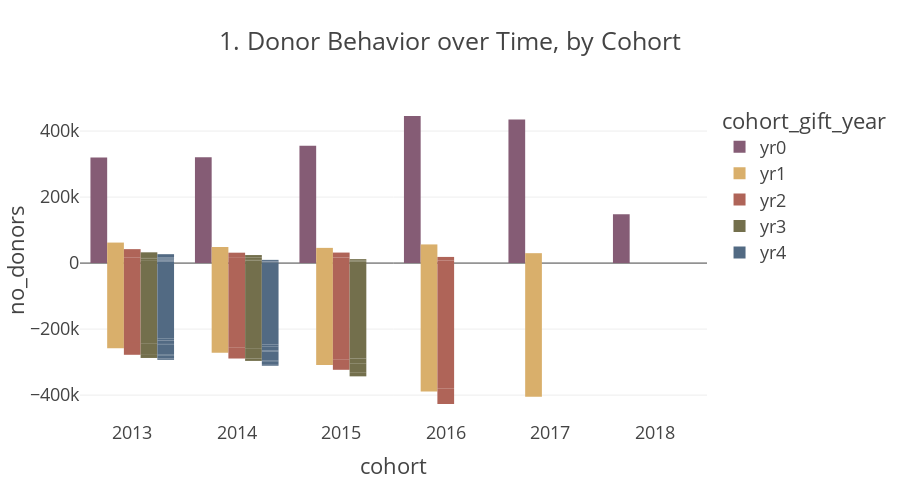

Here is the notebook cell this chart was saved with:
### Code cell
pio.templates.default = "presentation"

fig = px.bar(df5, x="cohort", y='no_donors', color='cohort_gift_year', barmode='group',
            title="1. Donor Behavior over Time, by Cohort",
             color_discrete_sequence=px.colors.qualitative.Antique, 
           # hover_data=['cohort', 'no_donors', 'count_yr2'],
            # labels={'cohort':'class'}, 
             height=500)
fig.show()

### Figure 1 — Plotly figure (JSON) as saved in the notebook; plotly's stock layout.template omitted (floating-point values rounded to 4 significant figures)
{"data": [{"alignmentgroup": "True", "hovertemplate": "cohort_gift_year=yr0<br>cohort=%{x}<br>no_donors=%{y}<extra></extra>", "legendgroup": "yr0", "marker": {"color": "rgb(133, 92, 117)"}, "name": "yr0", "offsetgroup": "yr0", "orientation": "v", "showlegend": true, "textposition": "auto", "type": "bar", "x": ["2013", "2014", "2015", "2016", "2017", "2018"], "xaxis": "x", "y": [320069, 320673, 355137, 445598, 434991, 147945], "yaxis": "y"}, {"alignmentgroup": "True", "hovertemplate": "cohort_gift_year=yr1<br>cohort=%{x}<br>no_donors=%{y}<extra></extra>", "legendgroup": "yr1", "marker": {"color": "rgb(217, 175, 107)"}, "name": "yr1", "offsetgroup": "yr1", "orientation": "v", "showlegend": true, "textposition": "auto", "type": "bar", "x": ["2013", "2013", "2014", "2014", "2015", "2015", "2016", "2016", "2017", "2017"], "xaxis": "x", "y": [-257939, 62130, -272006, 48667, -309059, 46078, -389060, 56538, -405001, 29990], "yaxis": "y"}, {"alignmentgroup": "True", "hovertemplate": "cohort_gift_year=yr2<br>cohort=%{x}<br>no_donors=%{y}<extra></extra>", "legendgroup": "yr2", "marker": {"color": "rgb(175, 100, 88)"}, "name": "yr2", "offsetgroup": "yr2", "orientation": "v", "showlegend": true, "textposition": "auto", "type": "bar", "x": ["2013", "2013", "2013", "2013", "2014", "2014", "2014", "2014", "2015", "2015", "2015", "2015", "2016", "2016", "2016", "2016"], "xaxis": "x", "y": [-241786, 16153, -36050, 26080, -256220, 15786, -32928, 15739, -292539, 16520, -30755, 15323, -380722, 8338, -46203, 10335], "yaxis": "y"}, {"alignmentgroup": "True", "hovertemplate": "cohort_gift_year=yr3<br>cohort=%{x}<br>no_donors=%{y}<extra></extra>", "legendgroup": "yr3", "marker": {"color": "rgb(115, 111, 76)"}, "name": "yr3", "offsetgroup": "yr3", "orientation": "v", "showlegend": true, "textposition": "auto", "type": "bar", "x": ["2013", "2013", "2013", "2013", "2013", "2013", "2013", "2013", "2014", "2014", "2014", "2014", "2014", "2014", "2014", "2014", "2015", "2015", "2015", "2015", "2015", "2015", "2015", "2015"], "xaxis": "x", "y": [-232818, 8968, -11843, 4310, -31013, 5037, -11760, 14320, -248000, 8220, -11850, 3936, -28755, 4173, -7778, 7961, -289004, 3535, -14405, 2115, -29018, 1737, -10726, 4597], "yaxis": "y"}, {"alignmentgroup": "True", "hovertemplate": "cohort_gift_year=yr4<br>cohort=%{x}<br>no_donors=%{y}<extra></extra>", "legendgroup": "yr4", "marker": {"color": "rgb(82, 106, 131)"}, "name": "yr4", "offsetgroup": "yr4", "orientation": "v", "showlegend": true, "textposition": "auto", "type": "bar", "x": ["2013", "2013", "2013", "2013", "2013", "2013", "2013", "2013", "2013", "2013", "2013", "2013", "2013", "2013", "2013", "2013", "2014", "2014", "2014", "2014", "2014", "2014", "2014", "2014", "2014", "2014", "2014", "2014", "2014", "2014", "2014", "2014"], "xaxis": "x", "y": [-227808, 5010, -6773, 2195, -10390, 1453, -2412, 1898, -28817, 2196, -3075, 1962, -9423, 2337, -4442, 9878, -246098, 1902, -7307, 913, -11268, 582, -3099, 837, -27958, 797, -3320, 853, -7150, 628, -4741, 3220], "yaxis": "y"}], "layout": {"barmode": "group", "height": 500, "legend": {"title": {"text": "cohort_gift_year"}, "tracegroupgap": 0}, "title": {"text": "1. Donor Behavior over Time, by Cohort"}, "xaxis": {"anchor": "y", "domain": [0, 1], "title": {"text": "cohort"}}, "yaxis": {"anchor": "x", "domain": [0, 1], "title": {"text": "no_donors"}}}}
